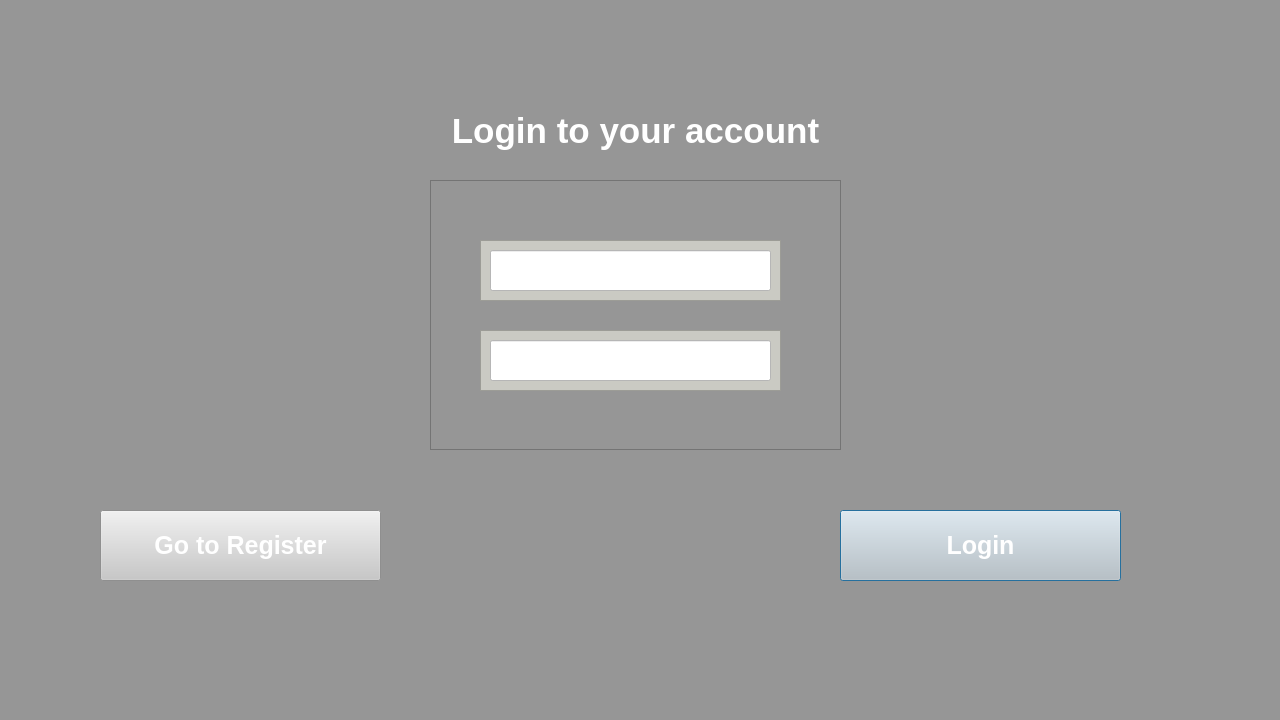
<?xml version="1.0" encoding="UTF-8"?>
<ui version="4.0">
 <class>Dialog</class>
 <widget class="QDialog" name="Dialog">
  <property name="geometry">
   <rect>
    <x>0</x>
    <y>0</y>
    <width>1280</width>
    <height>720</height>
   </rect>
  </property>
  <property name="sizePolicy">
   <sizepolicy hsizetype="Preferred" vsizetype="Preferred">
    <horstretch>0</horstretch>
    <verstretch>0</verstretch>
   </sizepolicy>
  </property>
  <property name="minimumSize">
   <size>
    <width>1280</width>
    <height>720</height>
   </size>
  </property>
  <property name="maximumSize">
   <size>
    <width>1280</width>
    <height>720</height>
   </size>
  </property>
  <property name="baseSize">
   <size>
    <width>1280</width>
    <height>720</height>
   </size>
  </property>
  <property name="windowTitle">
   <string>Dialog</string>
  </property>
  <property name="autoFillBackground">
   <bool>false</bool>
  </property>
  <property name="styleSheet">
   <string notr="true">background-color: rgb(150, 150, 150);</string>
  </property>
  <widget class="QLabel" name="label">
   <property name="geometry">
    <rect>
     <x>390</x>
     <y>90</y>
     <width>491</width>
     <height>81</height>
    </rect>
   </property>
   <property name="styleSheet">
    <string notr="true">font-size: 35px; 
font-weight: bold;
color: white;
</string>
   </property>
   <property name="text">
    <string>Login to your account</string>
   </property>
   <property name="alignment">
    <set>Qt::AlignCenter</set>
   </property>
  </widget>
  <widget class="QFrame" name="frame_5">
   <property name="geometry">
    <rect>
     <x>430</x>
     <y>180</y>
     <width>411</width>
     <height>270</height>
    </rect>
   </property>
   <property name="frameShape">
    <enum>QFrame::StyledPanel</enum>
   </property>
   <property name="frameShadow">
    <enum>QFrame::Raised</enum>
   </property>
   <widget class="QFrame" name="frame_3">
    <property name="geometry">
     <rect>
      <x>50</x>
      <y>60</y>
      <width>301</width>
      <height>61</height>
     </rect>
    </property>
    <property name="styleSheet">
     <string notr="true">background-color: rgb(202, 202, 195)</string>
    </property>
    <property name="frameShape">
     <enum>QFrame::StyledPanel</enum>
    </property>
    <property name="frameShadow">
     <enum>QFrame::Raised</enum>
    </property>
    <widget class="QLineEdit" name="Username">
     <property name="geometry">
      <rect>
       <x>10</x>
       <y>10</y>
       <width>281</width>
       <height>41</height>
      </rect>
     </property>
     <property name="styleSheet">
      <string notr="true">background-color: white;
font-size: 25px;
color: black</string>
     </property>
    </widget>
   </widget>
   <widget class="QFrame" name="frame_4">
    <property name="geometry">
     <rect>
      <x>50</x>
      <y>150</y>
      <width>301</width>
      <height>61</height>
     </rect>
    </property>
    <property name="styleSheet">
     <string notr="true">background-color: rgb(202, 202, 195)</string>
    </property>
    <property name="frameShape">
     <enum>QFrame::StyledPanel</enum>
    </property>
    <property name="frameShadow">
     <enum>QFrame::Raised</enum>
    </property>
    <widget class="QLineEdit" name="Password">
     <property name="geometry">
      <rect>
       <x>10</x>
       <y>10</y>
       <width>281</width>
       <height>41</height>
      </rect>
     </property>
     <property name="styleSheet">
      <string notr="true">background-color: white;
font-size: 25px;
color: black</string>
     </property>
    </widget>
   </widget>
  </widget>
  <widget class="QPushButton" name="Login_Button">
   <property name="geometry">
    <rect>
     <x>840</x>
     <y>510</y>
     <width>281</width>
     <height>71</height>
    </rect>
   </property>
   <property name="styleSheet">
    <string notr="true">font-size: 25px; 
font-weight: bold;
color: white;
background-color:rgb(200, 200, 200)</string>
   </property>
   <property name="text">
    <string>Login</string>
   </property>
  </widget>
  <widget class="QPushButton" name="Register_Button">
   <property name="geometry">
    <rect>
     <x>100</x>
     <y>510</y>
     <width>281</width>
     <height>71</height>
    </rect>
   </property>
   <property name="styleSheet">
    <string notr="true">font-size: 25px; 

font-weight: bold;
color: white;
background-color:rgb(200, 200, 200)</string>
   </property>
   <property name="text">
    <string>Go to Register</string>
   </property>
  </widget>
 </widget>
 <resources/>
 <connections/>
</ui>
